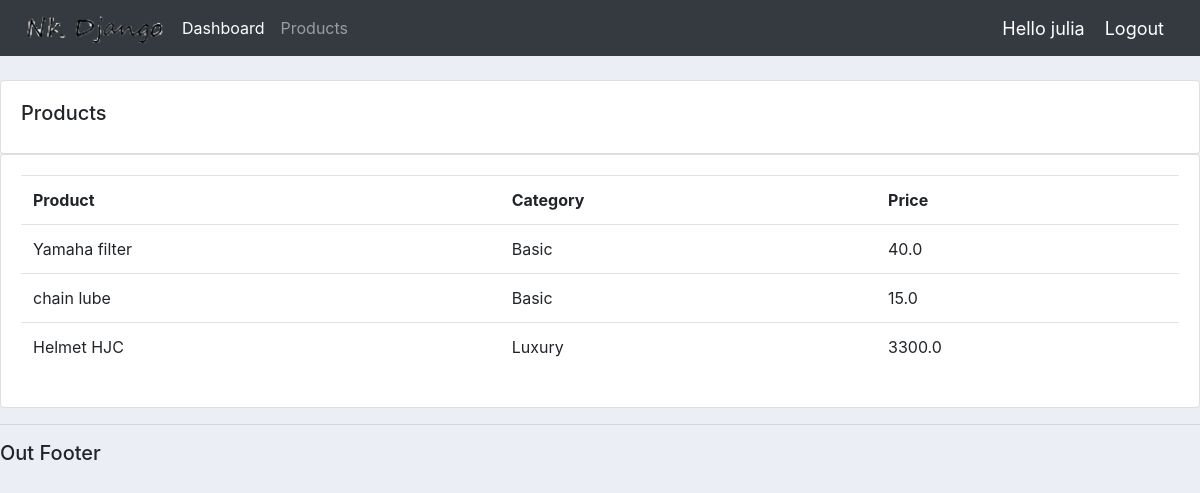
Screenshot of /products/ (signed in) with the database file from the repository.
### accounts/models.py (models this page shows, shortened)
class Product (models.Model):
    CATEGORY = (('Luxury', 'Luxury'),
                ('Basic', 'Basic'),
              )
    name = models.CharField(max_length=200, null=True)
    price = models.FloatField(null=True)
    category = models.CharField(max_length=200, null=True,choices=CATEGORY)
    description = models.CharField(max_length=200, null=True, blank=True)
    date_created= models.DateTimeField(auto_now_add=True, null=True)
    tags= models.ManyToManyField(Tag)

### accounts/decoraters.py (the view)
        def wrapper(request, *args, **kwargs):
            group = None
            if request.user.groups.exists():
                group = request.user.groups.all()[0].name
            if group in allowed_roles:
                return view_f(request, *args, **kwargs)
            elif group =='employee':
                messages.warning(request, 'You are not allowed for it, please ask for admin')
                return redirect('home')
            else:
                messages.warning(request, 'You are not allowed for it, please ask for admin')
                return redirect('user_page')

### accounts/decoraters.py (called while the page is built)
def allowed_user(allowed_roles=[]):
    def decorator(view_f):
        def wrapper(request, *args, **kwargs):
            group = None
            if request.user.groups.exists():
                group = request.user.groups.all()[0].name
            if group in allowed_roles:
                return view_f(request, *args, **kwargs)
            elif group =='employee':
                messages.warning(request, 'You are not allowed for it, please ask for admin')
                return redirect('home')
            else:
                messages.warning(request, 'You are not allowed for it, please ask for admin')
                return redirect('user_page')
        return wrapper
    return decorator

### accounts/views.py (called while the page is built)
@login_required(login_url='login')
@allowed_user(allowed_roles=['admin','employee'])
def products(request):
    products = Product.objects.all()
    return render(request, 'accounts/products.html', {'products': products})

### accounts/templates/accounts/products.html
{% extends 'accounts/main.html' %}
 {% block content %}
	<br>
		<div class="row">
			<div class="col-md">
				<div class="card card-body">
					<h5>Products</h5>
				</div>
				<div class="card card-body">
					<table class="table">
						<tr>
							<th>Product</th>
							<th>Category</th>
							<th>Price</th>
						</tr>
						{% for i in products %}
						<tr>
							<td>{{ i.name }}</td>
							<td>{{ i.category }}</td>
							<td>{{ i.price }}</td>
						</tr>
						{% endfor %}
					</table>
				</div>
			</div>
		</div>
 {% endblock %}

### accounts/templates/accounts/navbar.html (shortened to what this page needs)
{% load static %}
<link rel="stylesheet", type="text/css" href=" {% static '/css/main.css' %}">
<nav class="navbar navbar-expand-lg navbar-dark bg-dark">
  <img src="{% static 'images/logos.png' %}">
  <div class="collapse navbar-collapse" id="navbarNavAltMarkup">
    <div class="navbar-nav">
      {% if request.user.is_staff %}
        <a class="nav-item nav-link active" href="{% url 'home' %}">Dashboard </a>
        <a class="nav-item nav-link" href="{% url 'products' %}">Products</a>
      {% else %}
        <a class="nav-item nav-link active" href="{% url 'account_settings'%}">Account</a>
      {%endif%}
    </div>
  </div>
  <span class="user_name">Hello {{request.user}}</span>
  <span ><a  class="user_name" href="{% url 'logout' %}">Logout</a></span>
</nav>

### static/css/main.css (style rules this page uses)
body { background-color: #ebeff5; }

### accounts/templates/accounts/navbar.html (style rules this page uses)
.user_name { font-size: 18px; color: #fff; margin-right: 20px; }

### rows the page displays
Product: name "Yamaha filter", category "Basic", price "40.0"
Product: name "chain lube", category "Basic", price "15.0"
Product: name "Helmet HJC", category "Luxury", price "3300.0"

### other values shown
{{ request.user }} "julia"
